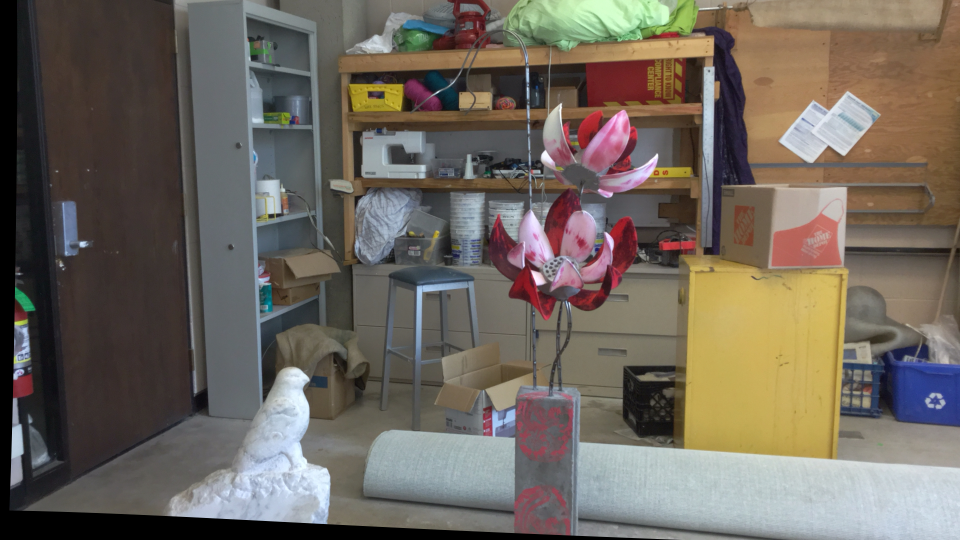
#> input picture Assignment5_AffineFactorizationAndBinocularStereo/Part2_BinocularStereo/stereo_data/room1.png, 1920 x 1080 px, given in place of tsukuba1.jpg, which was not available (shown at 1/2 size)
$ python Liu_Yiyang_a5_p2.py
#> lines starting #> are read from the running program, lines starting #| are printed output that depends on the picture; pictures that were not available may be replaced by others from this repository, and a replacement may not be noted
# import required libraries
import numpy as np
import cv2
from matplotlib import pyplot as plt
import time
from mpl_toolkits.mplot3d import Axes3D
from scipy.spatial import Delaunay

# [12 lines of commented-out code are left out]
# [69 lines left out: functions normalized_cross_correlation, block_matching_stereo, not called in this run]

num_disparities = 16
method = 'nc'
# block_size_list = [5,7,9,10,11,13,15,17,19,21]
block_size_list = [15]
block_size_list = []


for block_size in block_size_list:
# block_size = 15
# num_disparities_list = [16,32,48,64,80]
# for num_disparities in num_disparities_list:


    # Read two input images as grayscale images
    imgL = cv2.imread('stereo_data/tsukuba1.jpg', 0)
    imgR = cv2.imread('stereo_data/tsukuba2.jpg', 0)
    imgL = imgL.astype(np.float32) / 255.0
    imgR = imgR.astype(np.float32) / 255.0

    start_time = time.time()
    # Set the block size and number of disparities
    # block_size = 11
    # num_disparities = 25

    # Compute the disparity map using block matching
    repeat = 1
    for i in range(repeat):
        disparity_map = block_matching_stereo(imgL, imgR, block_size=block_size,
                                              num_disparities=num_disparities, matching_function='ssd')
    end_time = time.time()
    elapsed_time = end_time - start_time
    elapsed_time /= repeat
    # Display the disparity map
    plt.figure(f"tsukuba block size {block_size} disparities {num_disparities} method {method}")
    # plt.imshow(disparity_map, cmap='gray')
    plt.imsave(f"tsukuba block size {block_size} disparities {num_disparities} method {method}.jpg",disparity_map, cmap='gray')
    # plt.show()
    print("disparity_map shape:", disparity_map.shape)


    print(f"time for tsukuba block size {block_size} disparities {num_disparities} method {method}: {elapsed_time} s")


# [42 lines of commented-out code are left out]


# [69 lines left out: functions disparity_to_depth, visualize_3d_depth, delaunay_triangulation, not called in this run]

# Assuming baseline and focal length values (you may need to adjust these values)
baseline = 1.0
focal_length = 100.0  # Adjust this value based on your specific camera parameters

# Convert disparity map to depth map
# depth_map = disparity_to_depth(disparity_map, baseline, focal_length)

# # Visualize the depth map in 3D
# visualize_3d_depth(depth_map, imgL, imgR)

# # Perform Delaunay triangulation and visualize
# delaunay_triangulation(depth_map)

# ------------------------------------------------------------
# CALCULATE DISPARITY (DEPTH MAP)
# Adapted from: https://github.com/opencv/opencv/blob/master/samples/python/stereo_match.py
# and: https://docs.opencv.org/master/dd/d53/tutorial_py_depthmap.html

# StereoSGBM Parameter explanations:
# https://docs.opencv.org/4.5.0/d2/d85/classcv_1_1StereoSGBM.html
# imgL = cv2.imread('stereo_data/tsukubal.jpg', cv2.IMREAD_GRAYSCALE)
# imgR = cv2.imread('stereo_data/tsukuba2.jpg', cv2.IMREAD_GRAYSCALE)
# Initiate and StereoBM object
# read two input images as grayscale images
imgL = cv2.imread('stereo_data/tsukuba1.jpg', 0)
#> imgL: shape (1080, 1920); min 0, max 255, mean 103.4
imgR = cv2.imread('stereo_data/tsukuba2.jpg', 0)
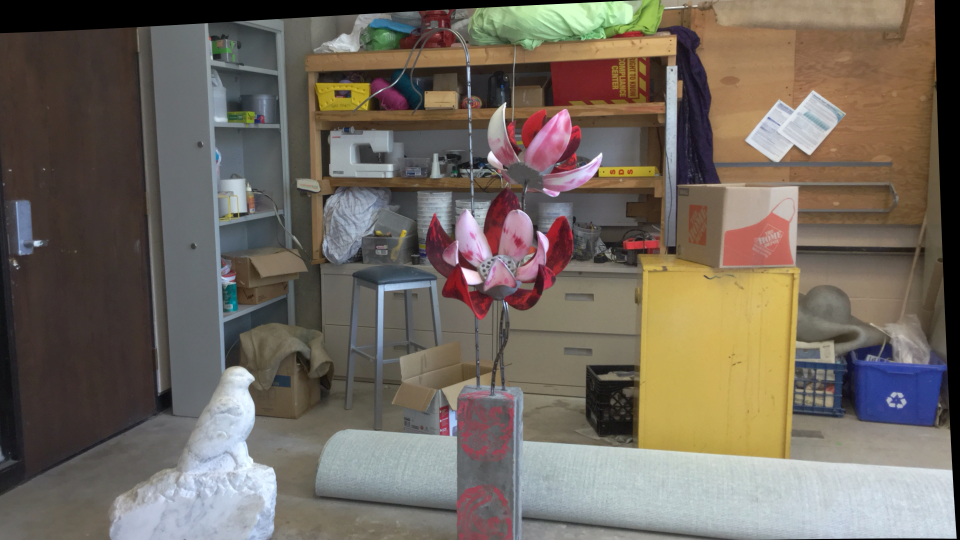
#> input picture Assignment5_AffineFactorizationAndBinocularStereo/Part2_BinocularStereo/stereo_data/room2.png, 1920 x 1080 px, given in place of tsukuba2.jpg, which was not available (shown at 1/2 size)
#> imgR: shape (1080, 1920); min 0, max 255, mean 105.7

# [6 lines of commented-out code are left out]
block_size = 5
min_disp = 0
max_disp = 16
# Maximum disparity minus minimum disparity. The value is always greater than zero.
# In the current implementation, this parameter must be divisible by 16.
num_disp = max_disp - min_disp
# Margin in percentage by which the best (minimum) computed cost function value should "win" the second best value to consider the found match correct.
# Normally, a value within the 5-15 range is good enough
uniquenessRatio = 5
# Maximum size of smooth disparity regions to consider their noise speckles and invalidate.
# Set it to 0 to disable speckle filtering. Otherwise, set it somewhere in the 50-200 range.
speckleWindowSize = 50
# Maximum disparity variation within each connected component.
# If you do speckle filtering, set the parameter to a positive value, it will be implicitly multiplied by 16.
# Normally, 1 or 2 is good enough.
speckleRange = 2
# Maximum allowed difference (in integer pixel units) in the left-right disparity check. Set it to a non-positive value to disable the check.
disp12MaxDiff = 9

stereo = cv2.StereoSGBM_create(
    minDisparity=min_disp,
    numDisparities=num_disp,
    blockSize=block_size,
    uniquenessRatio=uniquenessRatio,
    speckleWindowSize=speckleWindowSize,
    speckleRange=speckleRange,
    disp12MaxDiff=disp12MaxDiff,
    P1=8 * 1 * block_size * block_size,
    P2=32 * 1 * block_size * block_size,
    # mode=cv2.StereoSGBM_MODE_HH
)
disparity_SGBM = stereo.compute(imgL, imgR)
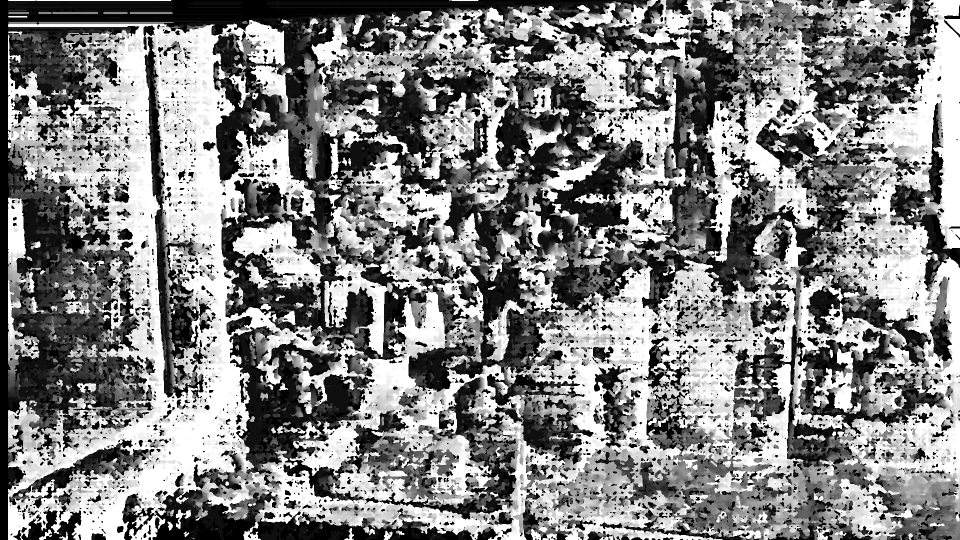
#> disparity_SGBM: shape (1080, 1920) int16 (shown at 1/2 size); min -16, max 240, mean 116.5; drawn with min black and max white

# Normalize the values to a range from 0..255 for a grayscale image
disparity_SGBM = cv2.normalize(disparity_SGBM, disparity_SGBM, alpha=255,
                              beta=0, norm_type=cv2.NORM_MINMAX)
disparity_SGBM = np.uint8(disparity_SGBM)

# cv2.imshow("Disparity", disparity_SGBM)
# cv2.waitKey(0)
# cv2.destroyAllWindows()
cv2.imwrite(f"SGBM tsukuba block size {block_size} disparities {max_disp}.jpg", disparity_SGBM)

# [4 lines of commented-out code are left out]

imgL = cv2.imread('stereo_data/moebius1.png', 0)
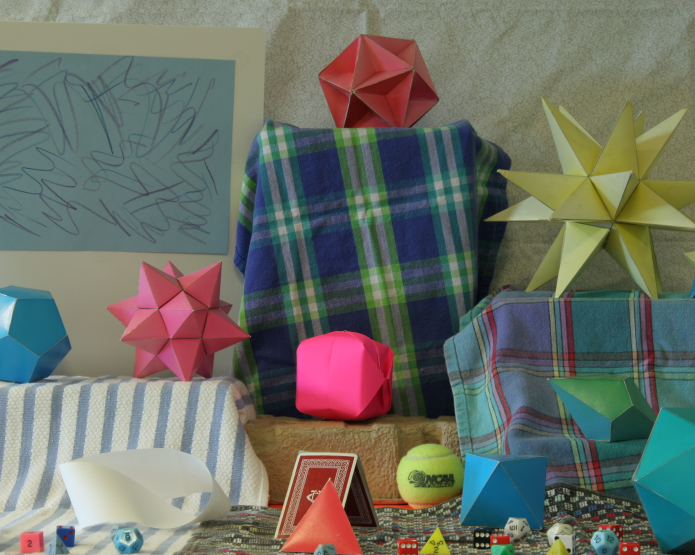
#> input picture Assignment5_AffineFactorizationAndBinocularStereo/Part2_BinocularStereo/stereo_data/moebius1.png, 1390 x 1110 px, found by its file name (shown at 1/2 size)
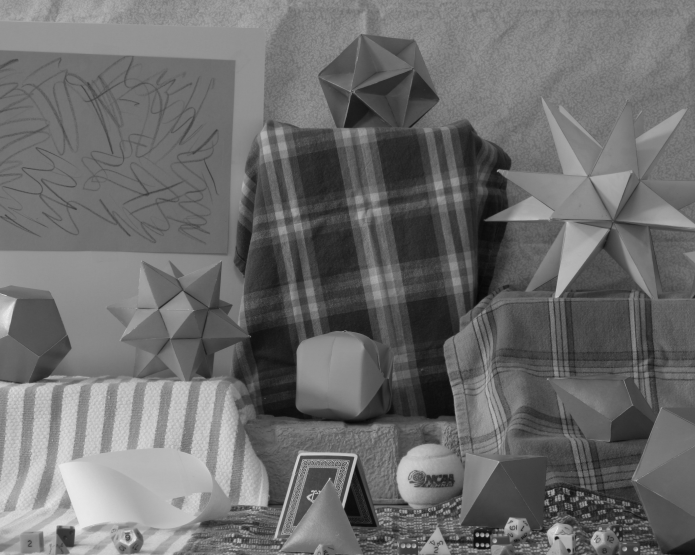
#> imgL: shape (1110, 1390) (shown at 1/2 size); min 4, max 245, mean 108.7
imgR = cv2.imread('stereo_data/moebius2.png', 0)
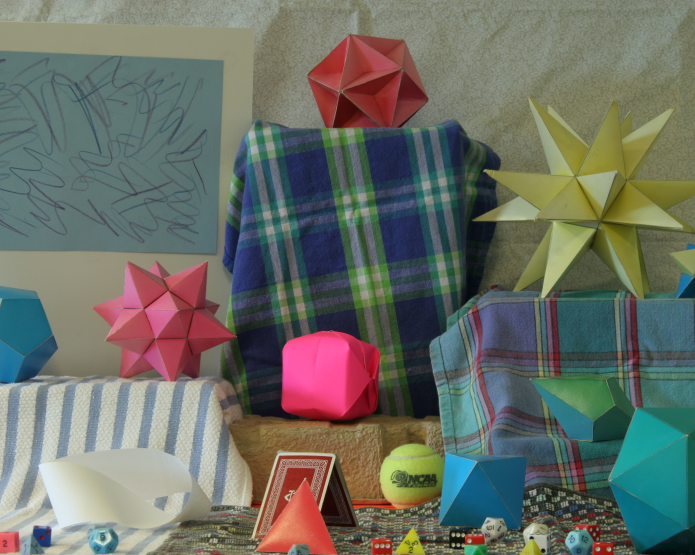
#> input picture Assignment5_AffineFactorizationAndBinocularStereo/Part2_BinocularStereo/stereo_data/moebius2.png, 1390 x 1110 px, found by its file name (shown at 1/2 size)
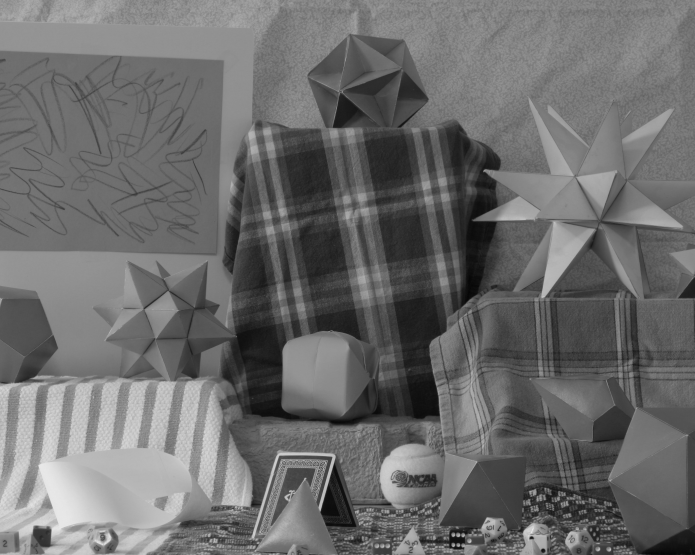
#> imgR: shape (1110, 1390) (shown at 1/2 size); min 4, max 241, mean 107.7

# [6 lines of commented-out code are left out]
block_size = 3
min_disp = 0
max_disp = 64
# Maximum disparity minus minimum disparity. The value is always greater than zero.
# In the current implementation, this parameter must be divisible by 16.
num_disp = max_disp - min_disp
# Margin in percentage by which the best (minimum) computed cost function value should "win" the second best value to consider the found match correct.
# Normally, a value within the 5-15 range is good enough
uniquenessRatio = 5
# Maximum size of smooth disparity regions to consider their noise speckles and invalidate.
# Set it to 0 to disable speckle filtering. Otherwise, set it somewhere in the 50-200 range.
speckleWindowSize = 50
# Maximum disparity variation within each connected component.
# If you do speckle filtering, set the parameter to a positive value, it will be implicitly multiplied by 16.
# Normally, 1 or 2 is good enough.
speckleRange = 2
# Maximum allowed difference (in integer pixel units) in the left-right disparity check. Set it to a non-positive value to disable the check.
disp12MaxDiff = 20

stereo = cv2.StereoSGBM_create(
    minDisparity=min_disp,
    numDisparities=num_disp,
    blockSize=block_size,
    uniquenessRatio=uniquenessRatio,
    speckleWindowSize=speckleWindowSize,
    speckleRange=speckleRange,
    disp12MaxDiff=disp12MaxDiff,
    P1=8 * 1 * block_size * block_size,
    P2=32 * 1 * block_size * block_size,
    # mode=cv2.StereoSGBM_MODE_HH
)
disparity_SGBM = stereo.compute(imgL, imgR)
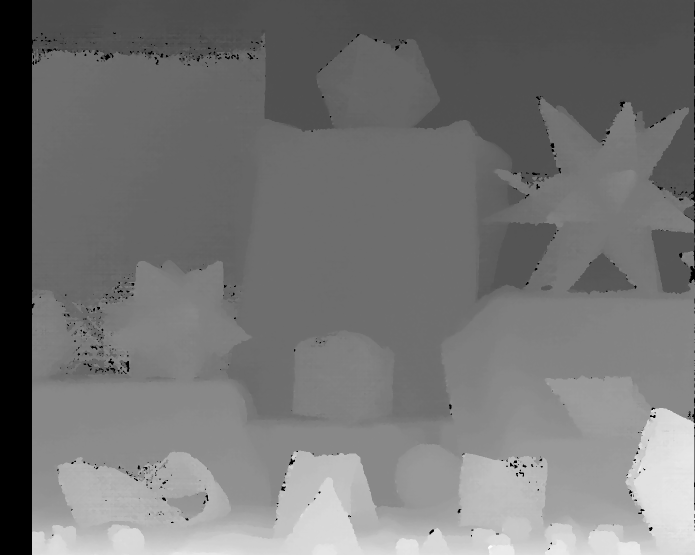
#> disparity_SGBM: shape (1110, 1390) int16 (shown at 1/2 size); min -16, max 944, mean 424.1; drawn with min black and max white

# Normalize the values to a range from 0..255 for a grayscale image
disparity_SGBM = cv2.normalize(disparity_SGBM, disparity_SGBM, alpha=255,
                              beta=0, norm_type=cv2.NORM_MINMAX)
disparity_SGBM = np.uint8(disparity_SGBM)

# cv2.imshow("Disparity", disparity_SGBM)
# cv2.waitKey(0)
# cv2.destroyAllWindows()
cv2.imwrite(f"SGBM moebius block size {block_size} disparities {max_disp}.jpg", disparity_SGBM)
